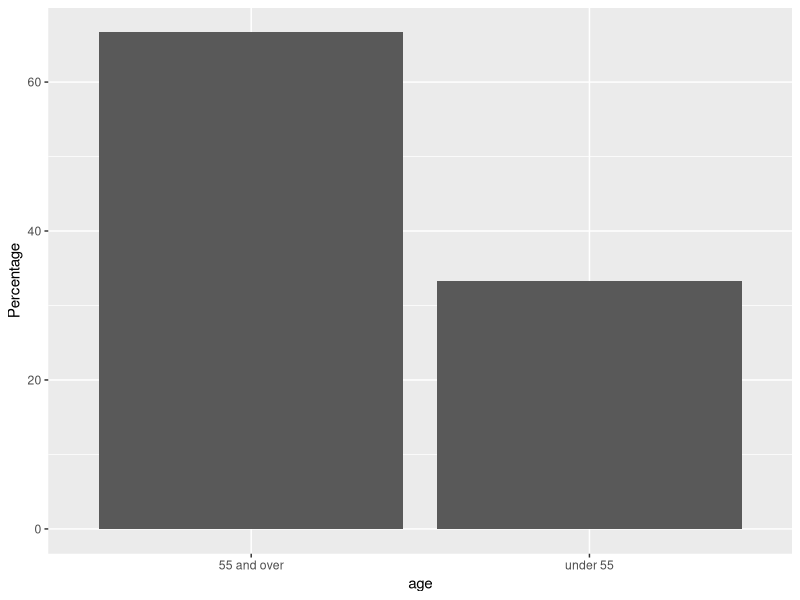
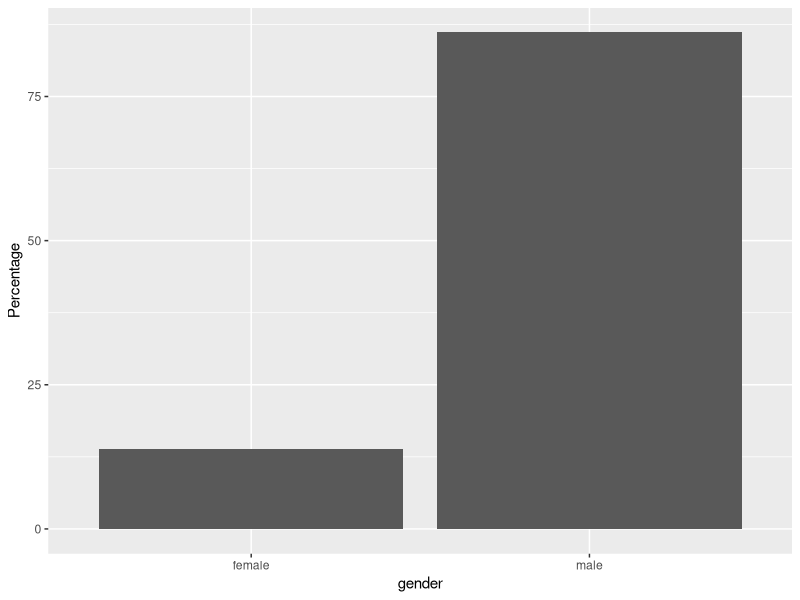
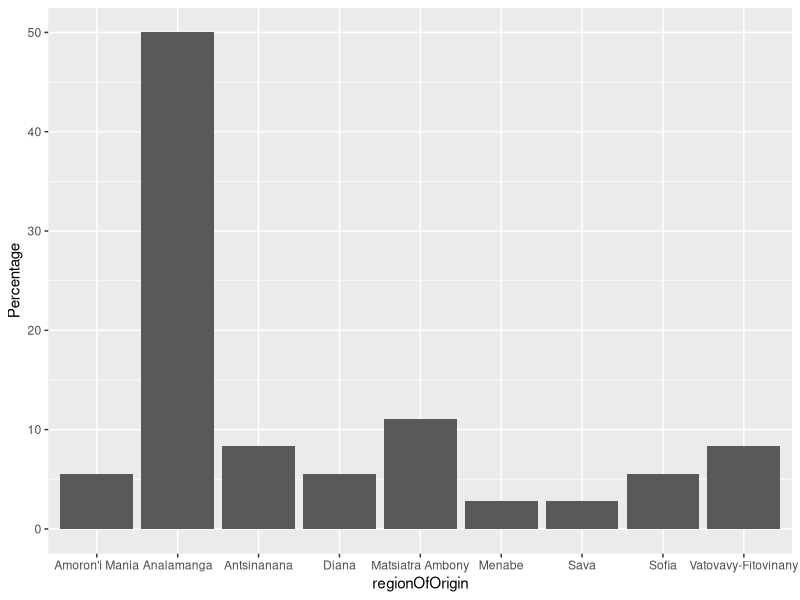
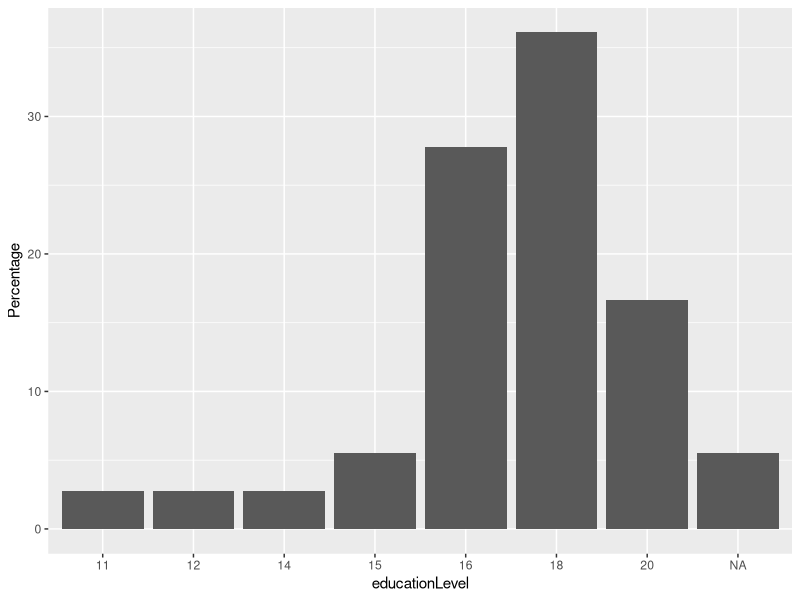

Reproduce these figures in R, in order.
## ---- chunk 1
knitr::opts_chunk$set(echo = TRUE)
## ---- chunk 2
# Loading the packages
library(readxl)
library(dplyr)
library(ggplot2)
library(knitr)

# Loading the data
presidentialCandidates <- read_excel("presidentialCandidates.xlsx")
presidentialCandidates <- as_tibble(presidentialCandidates)
# converting character variables to factors
presidentialCandidates <- mutate_if(presidentialCandidates, is.character, as.factor)
# keeping levelOfEducation, campaignSpendingUSD, firstRoundVotes, and	firstRoundPercentage as numeric
presidentialCandidates$educationLevel <- as.numeric(presidentialCandidates$educationLevel)
presidentialCandidates$campaignSpendingUSD <- as.numeric(presidentialCandidates$campaignSpendingUSD)
presidentialCandidates$firstRoundVotes <- as.numeric(presidentialCandidates$firstRoundVotes)
presidentialCandidates$firstRoundPercentage <- as.numeric(presidentialCandidates$firstRoundPercentage)
head(presidentialCandidates)
str(presidentialCandidates)
## ---- chunk 3
# age of the candidates
ageGroup <- table(presidentialCandidates$age)
ageGroupProp <- prop.table(ageGroup)
ageGroup <- as.data.frame(ageGroup)
names(ageGroup) <- c("Age", "Frequency")
## ---- chunk 4
kable(ageGroup, caption = "Table 1 - The Candidates by Age Groups")
## ---- chunk 5
ggplot(presidentialCandidates, aes(age)) +
  geom_bar(aes(y = (..count..)/sum(..count..)*100)) +
  ylab("Percentage")

## ---- chunk 6
# Gender of the candidates
groupByGender <- table(presidentialCandidates$gender)
genderProp <- prop.table(groupByGender)
groupByGender <- as.data.frame(groupByGender)
names(groupByGender) <- c("Gender", "Frequency")
## ---- chunk 7
kable(groupByGender, caption = "Table 2 - The Candidates by Gender")

## ---- chunk 8
ggplot(presidentialCandidates, aes(gender)) +
  geom_bar(aes(y = (..count..)/sum(..count..)*100)) +
  ylab("Percentage")

## ---- chunk 9
# The candidates by origin
groupByOrigin <- table(presidentialCandidates$regionOfOrigin)
originProp <- prop.table(groupByOrigin)
groupByOrigin <- as.data.frame(groupByOrigin)
names(groupByOrigin) <- c("Region", "Frequency")
## ---- chunk 10
kable(groupByOrigin, caption = "Table 3 - The Candidates by Region of Origin")

## ---- chunk 11
ggplot(presidentialCandidates, aes(regionOfOrigin)) +
  geom_bar(aes(y = (..count..)/sum(..count..)*100)) +
  ylab("Percentage")

## ---- chunk 12
# Level of education count and proportion
educationLevelCount <- table(presidentialCandidates$educationLevel)
educationLevelCountProp <- prop.table(educationLevelCount)
educationLevelCount <- as.data.frame(educationLevelCount)
names(educationLevelCount) <- c("Level", "Frequency")

## ---- chunk 13

kable(educationLevelCount, caption = "Table 4 - The Candidates by Level of Education")

## ---- chunk 14
# summary statistics on the level of education
presidentialCandidates$educationLevel <- as.numeric(presidentialCandidates$educationLevel)
educationSummary <- summary(presidentialCandidates$educationLevel, na.rm = TRUE)
educationSummary

## ---- chunk 15
presidentialCandidates$educationLevel <- as.factor(presidentialCandidates$educationLevel)
ggplot(presidentialCandidates, aes(educationLevel)) +
  geom_bar(aes(y = (..count..)/sum(..count..)*100)) +
  ylab("Percentage")

## ---- chunk 16
# The candidates by academic fields
academicFieldsCount <- table(presidentialCandidates$academicField)
academicFieldsProp <- prop.table(academicFieldsCount)
academicFieldsCount <- as.data.frame(academicFieldsCount)
names(academicFieldsCount) <- c("Academic Field", "Frequency")
## ---- chunk 17
kable(academicFieldsCount, caption = "Table 5 - The Candidates by Academic Fields")

## ---- chunk 18
# The number 1 campaign issue of the candidates
campaignIssue1Count <- table(presidentialCandidates$campaignIssue1)
campaignIssue1Prop <- prop.table(campaignIssue1Count)
campaignIssue1Count <- as.data.frame(campaignIssue1Count)
names(campaignIssue1Count) <- c("Major Campaign Issue", "Frequency")
## ---- chunk 19
kable(campaignIssue1Count, caption = "Table 7 - The Candidates by Major Campaign Issues")

## ---- chunk 20
# The candidates by government experience
governmentExperidenceCount <- table(presidentialCandidates$governmentExperience)
governmentExperidenceProp <- prop.table(governmentExperidenceCount)
governmentExperidenceCount <- as.data.frame(governmentExperidenceCount)
names(governmentExperidenceCount) <- c("Previous Government Position", "Frequency")
## ---- chunk 21
kable(governmentExperidenceCount, caption = "Table 6 - The Candidates by Government Experience")

## ---- chunk 22
# The candidates by major means of transportation
meansOfTransportationCount <- table(presidentialCandidates$meansOfTransportation)
meansOfTransportationProp <- prop.table(meansOfTransportationCount)
meansOfTransportationCount <- as.data.frame(meansOfTransportationCount)
names(meansOfTransportationCount) <- c("Major Means of Transportation", "Frequency")
## ---- chunk 23
kable(meansOfTransportationCount, caption = "Table 8 - The Candidates by Major Means of Transportation")

## ---- chunk 24
# The candidates by major means of transportation
regionCoveredCount <- table(presidentialCandidates$coveredRegion)
regionCoveredProp <- prop.table(regionCoveredCount)
regionCoveredCount <- as.data.frame(regionCoveredCount)
names(regionCoveredCount) <- c("Regions Covered by the Candidate", "Frequency")
## ---- chunk 25
kable(regionCoveredCount, caption = "Table 9 - The Candidates by Number of Regions Covered")

## ---- chunk 26
transportationAndCoverage <- table(presidentialCandidates$meansOfTransportation, presidentialCandidates$coveredRegion)

## ---- chunk 27

kable(transportationAndCoverage, caption = "Table 10 - Regions Covered by Means of Transportation")

